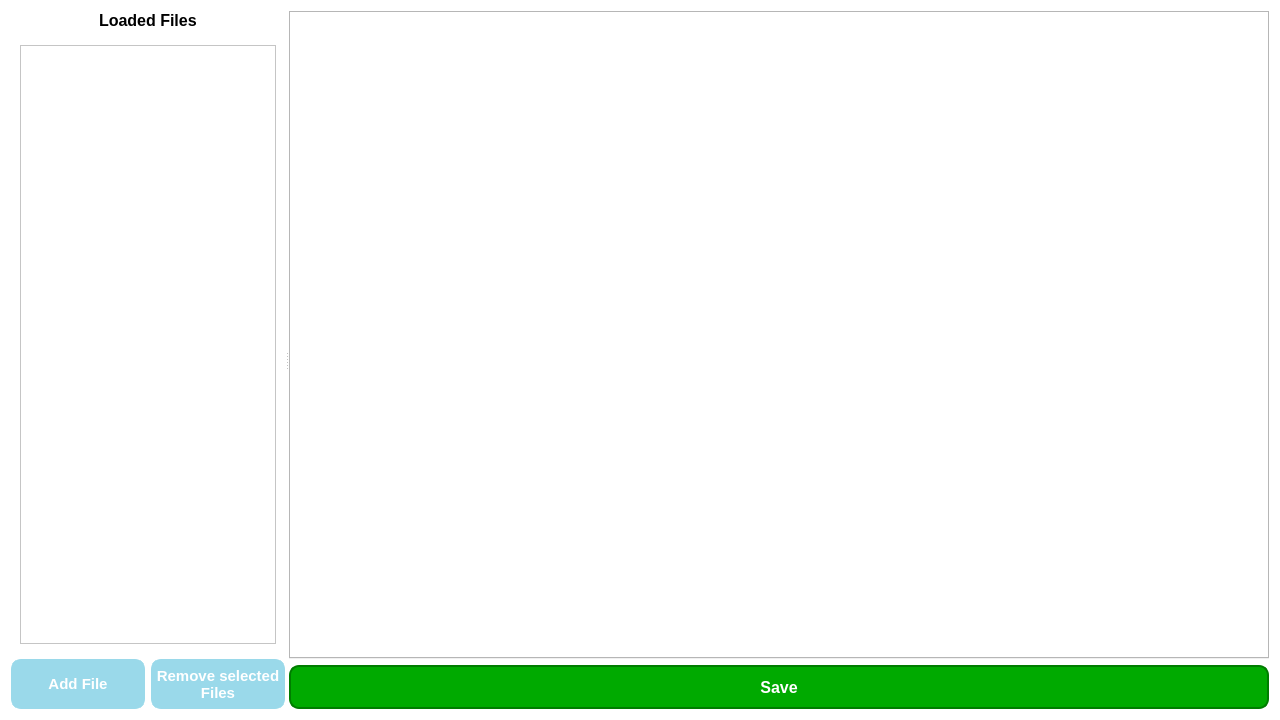
<?xml version="1.0" encoding="UTF-8"?>
<ui version="4.0">
 <class>LoadFilesTab</class>
 <widget class="QWidget" name="LoadFilesTab">
  <property name="geometry">
   <rect>
    <x>0</x>
    <y>0</y>
    <width>1280</width>
    <height>720</height>
   </rect>
  </property>
  <property name="styleSheet">
   <string notr="true">QWidget{
	background-color: white;
}

QPushButton {
    background-color:rgb(154, 217, 234) ;
	color: white;
    min-width: 80px;
	min-height: 40px;
	border-style: solid;
	border-color: rgb(154, 217, 234);
	border-width: 5px;
	border-radius: 10px;
}

QPushButton:pressed {
	background-color:rgb(134, 189, 203) ;
	border-color: rgb(134, 189, 203);
	color: rgb(245, 245, 245);
}

QPushButton:flat {
    border: none; /* no border for a flat push button */
}

QPushButton:default {
    border-color: navy; /* make the default button prominent */
}</string>
  </property>
  <layout class="QVBoxLayout" name="verticalLayout_4">
   <item>
    <widget class="QSplitter" name="splitter">
     <property name="orientation">
      <enum>Qt::Horizontal</enum>
     </property>
     <property name="opaqueResize">
      <bool>true</bool>
     </property>
     <widget class="QWidget" name="verticalWidget" native="true">
      <property name="sizePolicy">
       <sizepolicy hsizetype="Preferred" vsizetype="Preferred">
        <horstretch>0</horstretch>
        <verstretch>0</verstretch>
       </sizepolicy>
      </property>
      <layout class="QVBoxLayout" name="verticalLayout">
       <item alignment="Qt::AlignHCenter">
        <widget class="QLabel" name="label">
         <property name="font">
          <font>
           <pointsize>12</pointsize>
           <bold>true</bold>
          </font>
         </property>
         <property name="text">
          <string>Loaded Files</string>
         </property>
        </widget>
       </item>
       <item>
        <widget class="QScrollArea" name="scrollArea">
         <property name="frameShape">
          <enum>QFrame::NoFrame</enum>
         </property>
         <property name="widgetResizable">
          <bool>true</bool>
         </property>
         <widget class="QWidget" name="scrollAreaWidgetContents">
          <property name="geometry">
           <rect>
            <x>0</x>
            <y>0</y>
            <width>274</width>
            <height>599</height>
           </rect>
          </property>
          <layout class="QVBoxLayout" name="verticalLayout_2">
           <item>
            <widget class="QTableWidget" name="list_loaded_filenames">
             <property name="styleSheet">
              <string notr="true">QAbstractItemView::indicator{
	width: 20px;
	height: 20px;
}

QAbstractItemView::indicator:checked {
    /* Adjust the appearance of the checked indicator */
    image: url(:/images/images/checked_icon.png) /* Specify a custom image if desired */
}

QAbstractItemView::indicator:unchecked {
    /* Adjust the appearance of the unchecked indicator */
    image: url(:/images/images/unchecked_icon.png); /* Specify a custom image if desired */
}


QTableWidget {
    font-size: 12pt; /* Set the font size */
    font-weight: bold; /* Set the font weight */
}

QTableWidget::item:selected {
    background-color: rgba(50, 50, 225, 0.1); /* Change the background color and opacity */
	color:black;
}

QTableWidget::item:focus {
    selection-color: blue; /* Hide the dotted selection border */
    border: 1px solid white;
}

QAbstractItemView::indicator:hover {
    /* Adjust the appearance of the hover indicator */
    background-color: lightgray; /* Example: change background color when hovering */
}

QAbstractItemView::indicator:checked:hover {
    /* Adjust the appearance of the checked checkbox when hovering */
    background-color: rgb(255, 166, 167); /* Example: change background color of checked checkbox when hovering */

}


QAbstractItemView::indicator:unchecked:hover {
    /* Adjust the appearance of the unchecked checkbox when hovering */
    background-color: lightgreen; /* Example: change background color of unchecked checkbox when hovering */
}

</string>
             </property>
             <property name="horizontalScrollBarPolicy">
              <enum>Qt::ScrollBarAlwaysOff</enum>
             </property>
             <property name="editTriggers">
              <set>QAbstractItemView::NoEditTriggers</set>
             </property>
             <property name="selectionMode">
              <enum>QAbstractItemView::NoSelection</enum>
             </property>
             <property name="showGrid">
              <bool>false</bool>
             </property>
             <attribute name="horizontalHeaderVisible">
              <bool>false</bool>
             </attribute>
             <attribute name="horizontalHeaderMinimumSectionSize">
              <number>28</number>
             </attribute>
             <attribute name="horizontalHeaderDefaultSectionSize">
              <number>28</number>
             </attribute>
             <attribute name="horizontalHeaderStretchLastSection">
              <bool>true</bool>
             </attribute>
             <attribute name="verticalHeaderVisible">
              <bool>false</bool>
             </attribute>
             <column>
              <property name="text">
               <string>Neue Spalte</string>
              </property>
             </column>
             <column>
              <property name="text">
               <string>File-Name</string>
              </property>
             </column>
            </widget>
           </item>
          </layout>
         </widget>
        </widget>
       </item>
       <item>
        <layout class="QHBoxLayout" name="horizontalLayout">
         <item>
          <widget class="QPushButton" name="btn_add_file">
           <property name="font">
            <font>
             <pointsize>11</pointsize>
             <bold>true</bold>
            </font>
           </property>
           <property name="text">
            <string>Add File</string>
           </property>
          </widget>
         </item>
         <item>
          <widget class="QPushButton" name="btn_remove_file">
           <property name="font">
            <font>
             <pointsize>11</pointsize>
             <bold>true</bold>
            </font>
           </property>
           <property name="text">
            <string>Remove selected
Files</string>
           </property>
          </widget>
         </item>
        </layout>
       </item>
      </layout>
     </widget>
     <widget class="QWidget" name="verticalWidget_2" native="true">
      <property name="sizePolicy">
       <sizepolicy hsizetype="Preferred" vsizetype="Preferred">
        <horstretch>1</horstretch>
        <verstretch>0</verstretch>
       </sizepolicy>
      </property>
      <layout class="QVBoxLayout" name="verticalLayout_3">
       <item>
        <widget class="QTabWidget" name="tab_file_preview">
         <property name="currentIndex">
          <number>-1</number>
         </property>
         <property name="tabsClosable">
          <bool>true</bool>
         </property>
         <property name="movable">
          <bool>true</bool>
         </property>
        </widget>
       </item>
       <item>
        <widget class="QPushButton" name="btn_finished">
         <property name="sizePolicy">
          <sizepolicy hsizetype="Minimum" vsizetype="Fixed">
           <horstretch>0</horstretch>
           <verstretch>0</verstretch>
          </sizepolicy>
         </property>
         <property name="minimumSize">
          <size>
           <width>84</width>
           <height>44</height>
          </size>
         </property>
         <property name="font">
          <font>
           <pointsize>12</pointsize>
           <bold>true</bold>
          </font>
         </property>
         <property name="styleSheet">
          <string notr="true">QPushButton {
	color: white;
	background-color: rgb(0, 170, 0);
	border-style: solid;
	border-color: rgb(0, 125, 0);
	border-width: 2px;
	border-radius: 10px;
}

QPushButton:pressed {
	background-color: rgb(0, 134, 0);
}

QPushButton:disabled{
  background-color: rgb(121, 121, 121);
}</string>
         </property>
         <property name="text">
          <string>Save</string>
         </property>
        </widget>
       </item>
      </layout>
     </widget>
    </widget>
   </item>
  </layout>
 </widget>
 <resources>
  <include location="resources.qrc"/>
 </resources>
 <connections/>
</ui>
